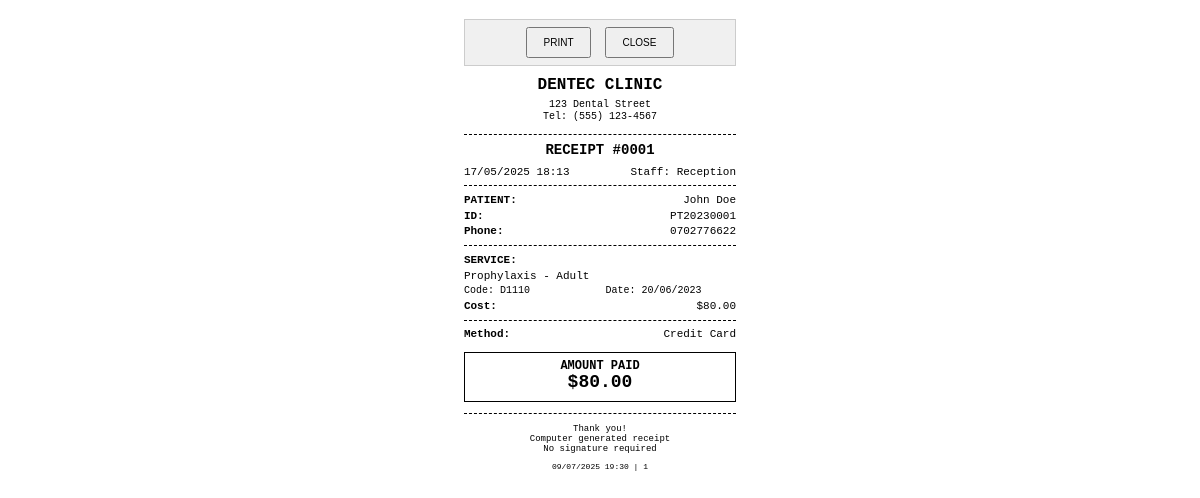
/DenTec/dashboard/staff/thermal_receipt.php?id=1 (signed in), run on the app's committed database.
### tables this page shows
CREATE TABLE `payments` (
  `payment_id` int(11) NOT NULL,
  `record_id` int(11) NOT NULL,
  `patient_id` int(11) NOT NULL,
  `amount` decimal(10,2) NOT NULL,
  `payment_method` enum('Cash','Credit Card','Debit Card','Bank Transfer','Insurance','Other') NOT NULL,
  `payment_date` date NOT NULL,
  `transaction_reference` varchar(100) DEFAULT NULL,
  `notes` text DEFAULT NULL,
  `received_by` int(11) NOT NULL,
  `created_at` timestamp NOT NULL DEFAULT current_timestamp()
);

CREATE TABLE `users` (
  `user_id` int(11) NOT NULL,
  `username` varchar(50) NOT NULL,
  `password_hash` varchar(255) NOT NULL,
  `full_name` varchar(100) NOT NULL,
  `email` varchar(100) NOT NULL,
  `role` enum('admin','dentist','staff') NOT NULL,
  `is_active` tinyint(1) DEFAULT 1,
  `last_login` datetime DEFAULT NULL,
  `created_at` timestamp NOT NULL DEFAULT current_timestamp(),
  `updated_at` timestamp NOT NULL DEFAULT current_timestamp() ON UPDATE current_timestamp()
);

CREATE TABLE `patients` (
  `patient_id` int(11) NOT NULL,
  `file_number` varchar(20) NOT NULL,
  `photo` varchar(255) DEFAULT NULL,
  `first_name` varchar(50) NOT NULL,
  `last_name` varchar(50) NOT NULL,
  `gender` enum('Male','Female','Other') NOT NULL,
  `date_of_birth` date NOT NULL,
  `phone` varchar(20) NOT NULL,
  `email` varchar(100) DEFAULT NULL,
  `address` text DEFAULT NULL,
  `city` varchar(50) DEFAULT NULL,
  `state` varchar(50) DEFAULT NULL,
  `postal_code` varchar(20) DEFAULT NULL,
  `blood_group` varchar(5) DEFAULT NULL,
  `allergies` text DEFAULT NULL,
  `medical_history` text DEFAULT NULL,
  `created_at` timestamp NOT NULL DEFAULT current_timestamp(),
  `updated_at` timestamp NOT NULL DEFAULT current_timestamp() ON UPDATE current_timestamp()
);

CREATE TABLE `treatments` (
  `treatment_id` int(11) NOT NULL,
  `code` varchar(20) NOT NULL,
  `name` varchar(100) NOT NULL,
  `category` varchar(50) NOT NULL,
  `description` text DEFAULT NULL,
  `duration` smallint(6) NOT NULL COMMENT 'In minutes',
  `cost` decimal(10,2) NOT NULL,
  `is_active` tinyint(1) DEFAULT 1
);

CREATE TABLE `treatment_records` (
  `record_id` int(11) NOT NULL,
  `patient_id` int(11) NOT NULL,
  `dentist_id` int(11) NOT NULL,
  `appointment_id` int(11) DEFAULT NULL,
  `treatment_id` int(11) NOT NULL,
  `tooth_id` tinyint(4) DEFAULT NULL,
  `diagnosis` text NOT NULL,
  `treatment_notes` text DEFAULT NULL,
  `cost` decimal(10,2) NOT NULL,
  `status` enum('Planned','Completed','Cancelled') DEFAULT 'Planned',
  `treatment_date` date NOT NULL,
  `created_at` timestamp NOT NULL DEFAULT current_timestamp()
);

### DenTec/dashboard/staff/thermal_receipt.php (the view, shortened to what this page needs)
<?php
include '../../includes/db_connect.php';
$payment_id = intval($_GET['id']);
$query = "
    SELECT
        pay.*,
        CONCAT(p.first_name, ' ', p.last_name) AS patient_name,
        p.file_number,
        p.phone,
        t.name AS treatment_name,
        t.code AS treatment_code,
        tr.diagnosis,
        tr.treatment_date,
        tr.cost AS treatment_cost,
        u.full_name AS received_by_name
    FROM payments pay
    JOIN treatment_records tr ON pay.record_id = tr.record_id
    JOIN patients p ON pay.patient_id = p.patient_id
    JOIN treatments t ON tr.treatment_id = t.treatment_id
    JOIN users u ON pay.received_by = u.user_id
    WHERE pay.payment_id = ?
";
$stmt = $conn->prepare($query);
$stmt->bind_param("i", $payment_id);
$stmt->execute();
$result = $stmt->get_result();
$payment = $result->fetch_assoc();
?>
<!DOCTYPE html>
<html lang="en">
<head>
</head>
<body>
    <div class="print-btn">
        <button class="btn" onclick="window.print()">PRINT</button>
        <button class="btn" onclick="window.close()">CLOSE</button>
    </div>
    <div class="header">
        <div class="clinic-name">DENTEC CLINIC</div>
        <div class="clinic-info">
            123 Dental Street<br>
            Tel: (555) 123-4567
        </div>
    </div>
    <div class="divider"></div>
    <div class="receipt-no">RECEIPT #<?php echo str_pad($payment['payment_id'], 4, '0', STR_PAD_LEFT); ?></div>
    <div class="info-line">
        <span><?php echo date('d/m/Y H:i', strtotime($payment['created_at'])); ?></span>
        <span>Staff: <?php echo substr($payment['received_by_name'], 0, 10); ?></span>
    </div>
    <div class="divider"></div>
    <div class="info-line">
        <span class="label">PATIENT:</span>
        <span><?php echo htmlspecialchars($payment['patient_name']); ?></span>
    </div>
    <div class="info-line">
        <span class="label">ID:</span>
        <span><?php echo htmlspecialchars($payment['file_number']); ?></span>
    </div>
    <?php if ($payment['phone']): ?>
    <div class="info-line">
        <span class="label">Phone:</span>
        <span><?php echo htmlspecialchars($payment['phone']); ?></span>
    </div>
    <?php endif; ?>
    <div class="divider"></div>
    <div class="info-line">
        <span class="label">SERVICE:</span>
    </div>
    <div style="font-size: 11px; margin: 1mm 0;">
        <?php echo htmlspecialchars($payment['treatment_name']); ?>
    </div>
    <div class="two-col">
        <div class="col">Code: <?php echo htmlspecialchars($payment['treatment_code']); ?></div>
        <div class="col">Date: <?php echo date('d/m/Y', strtotime($payment['treatment_date'])); ?></div>
    </div>
    <div class="info-line">
        <span class="label">Cost:</span>
        <span>$<?php echo number_format($payment['treatment_cost'], 2); ?></span>
    </div>
    <div class="divider"></div>
    <div class="info-line">
        <span class="label">Method:</span>
        <span><?php echo htmlspecialchars($payment['payment_method']); ?></span>
    </div>
    <div class="amount-box">
        <div style="font-size: 12px;">AMOUNT PAID</div>
        <div class="amount-large">$<?php echo number_format($payment['amount'], 2); ?></div>
    </div>
    <div class="divider"></div>
    <div class="footer">
        <div>Thank you!</div>
        <div>Computer generated receipt</div>
        <div>No signature required</div>
        <div style="margin-top: 2mm; font-size: 8px;">
            <?php echo date('d/m/Y H:i'); ?> | <?php echo $payment['payment_id']; ?>
        </div>
    </div>
</body>
</html>

### DenTec/dashboard/staff/thermal_receipt.php (style rules this page uses)
* { margin: 0; padding: 0; box-sizing: border-box; }
body { font-family: 'Courier New', monospace; font-size: 12px; line-height: 1.1; color: #000; background: #fff; width: 76mm; margin: 0 auto; padding: 2mm; }
.header { text-align: center; margin-bottom: 3mm; }
.clinic-name { font-size: 16px; font-weight: bold; margin-bottom: 1mm; }
.clinic-info { font-size: 10px; line-height: 1.2; }
.divider { border-top: 1px dashed #000; margin: 2mm 0; }
.receipt-no { text-align: center; font-size: 14px; font-weight: bold; margin: 2mm 0; }
.info-line { display: flex; justify-content: space-between; margin: 1mm 0; font-size: 11px; }
.info-line .label { font-weight: bold; }
.two-col { display: flex; justify-content: space-between; margin: 1mm 0; }
.col { width: 48%; font-size: 10px; }
.amount-box { text-align: center; border: 1px solid #000; padding: 2mm; margin: 3mm 0; font-weight: bold; }
.amount-large { font-size: 18px; font-weight: bold; }
.footer { text-align: center; font-size: 9px; margin-top: 3mm; }
.print-btn { text-align: center; margin: 3mm 0; padding: 2mm; background: #f0f0f0; border: 1px solid #ccc; }
.btn { padding: 2mm 4mm; margin: 0 1mm; font-size: 10px; cursor: pointer; }

### data on the page
payments: payment_id "0001", created_at "17/05/2025 18:13", received_by.full_name "Reception", patient.file_number "PT20230001", patient.phone "0702776622", treatments.name "Prophylaxis - Adult", treatments.code "D1110", record.treatment_date "20/06/2023", record.cost "80.00", payment_method "Credit Card", amount "80.00", payment_id "1"

### other printed values
$payment['patient_name'] "John Doe"
